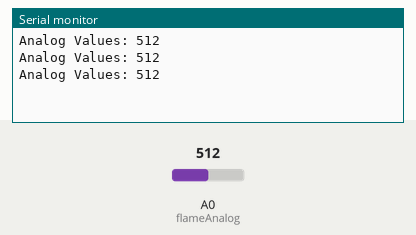
This sketch was run on a simulated Arduino Uno, built with avr-gcc and run on an emulated ATmega328P. On the bench: the last lines printed to the serial monitor. Inputs (shaded band) come from the test bench; at power-on: A0 (flameAnalog) = 512.

Above: at 1.3 s.
1.4 s: A0 (flameAnalog) set to 716
At 1.9 s:
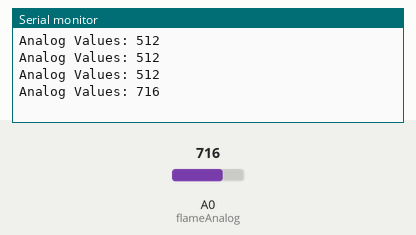
2.9 s: A0 (flameAnalog) set to 900
At 3.4 s:
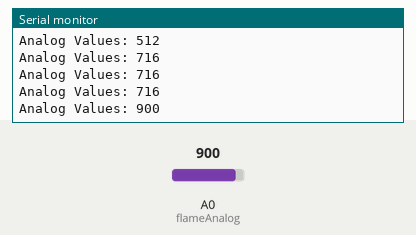
Timing chart, 0 to 5.9 s (numbered marks = the images above; inputs shaded):
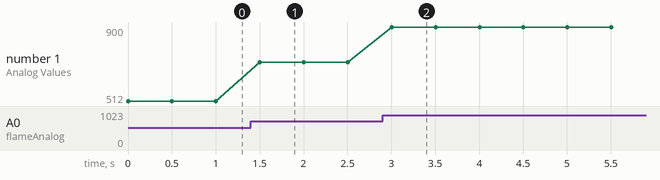

Measured:
- after the input at 1.4 s, the serial monitor: prints a new line after 0.10 s (image 1)
- after the input at 2.9 s, the serial monitor: prints a new line after 0.10 s (image 2)
- plotted number 1: 512 → 716 after the input at 1.4 s, 716 → 900 after the input at 2.9 s

The sketch:

Flame_sensor.ino
```cpp
int flameAnalog = A0;
int value = 0;

void setup() {
  Serial.begin(9600);
}

void loop() {
  value = analogRead(flameAnalog);

  Serial.print("Analog Values: ");
  Serial.println(value);

  delay(500);
}
```
